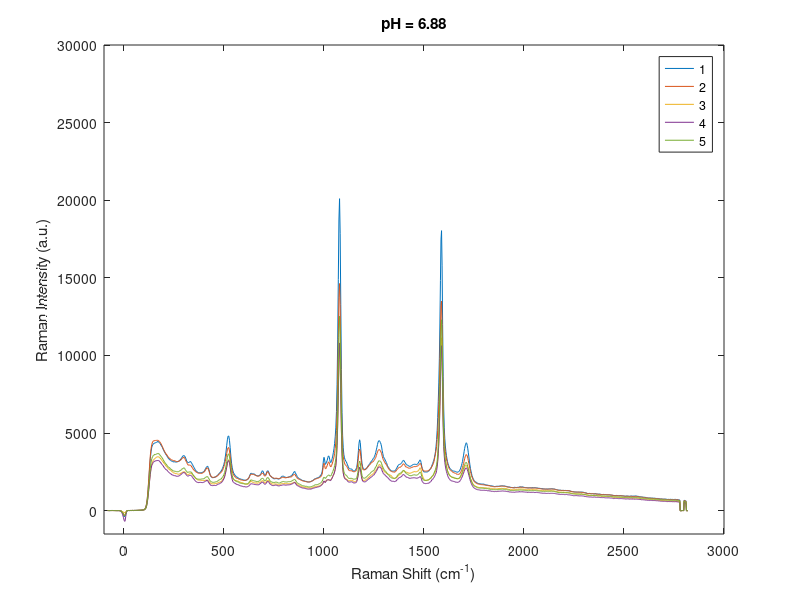
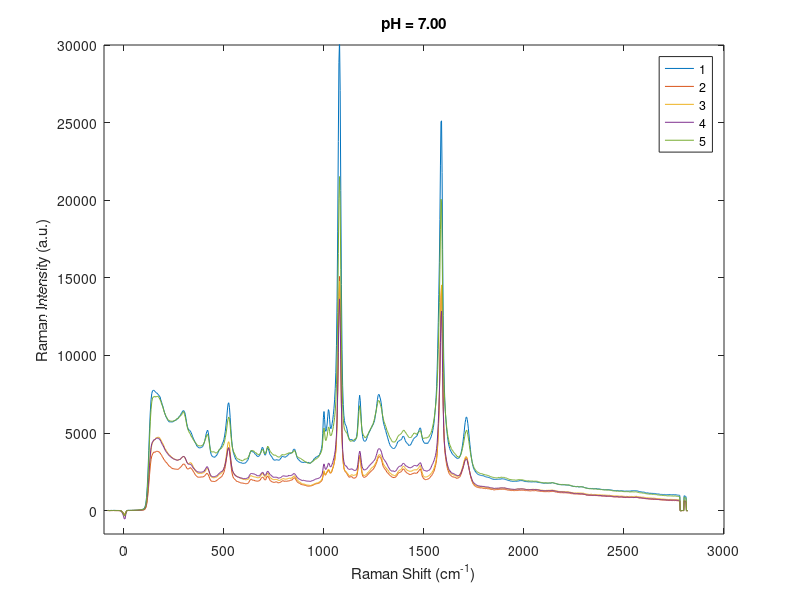
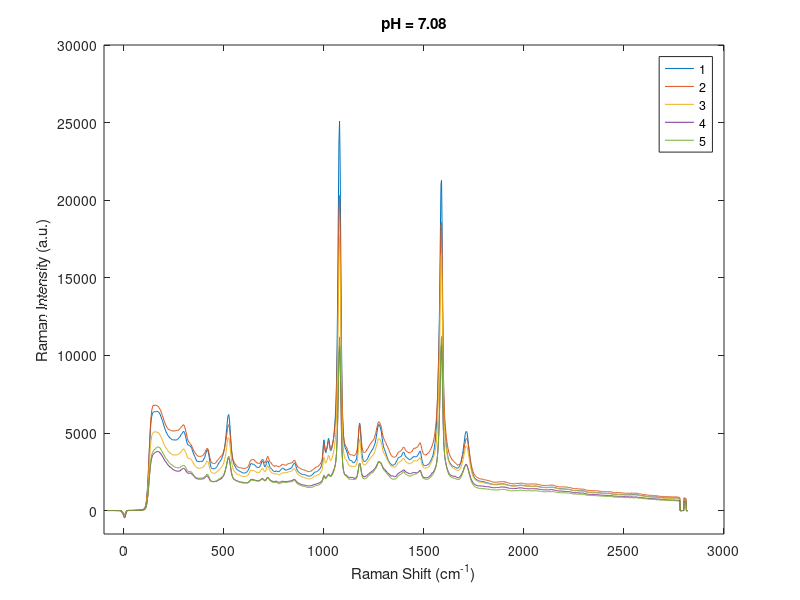
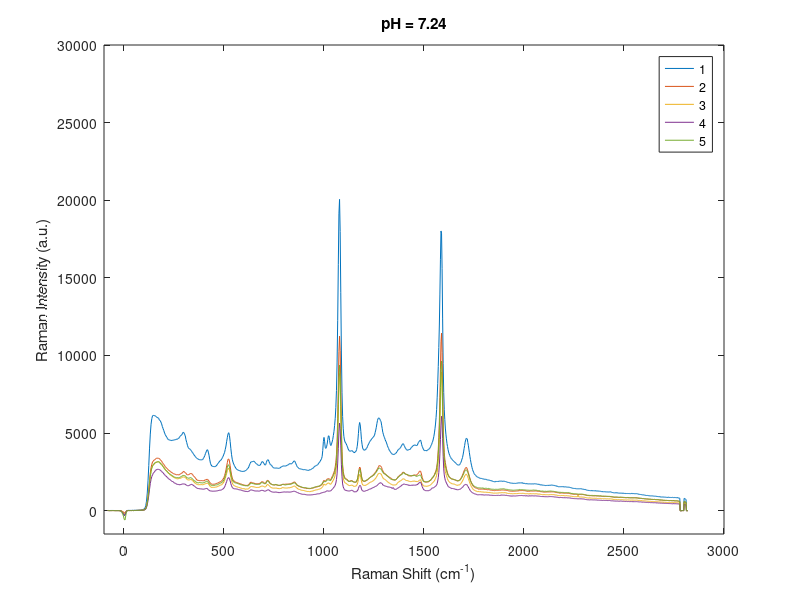

These figures' MATLAB source, in order:
clear; close all; clc
nlevels = 12;
nreps = 5;

load samples_chip1_new;
load pH2;
featurenum = size(X, 1);

X = X';
%sumup = sum(X,2);
%X = bsxfun(@rdivide,X,sumup);

for i=1:nlevels
    figure;
    plot(wav, X((i-1)*nreps+1:i*nreps,:));
    legend(['1'; '2'; '3'; '4'; '5']);
%    axis([-100 3000 -0.002 0.01]);
    axis([-100 3000 -1500 30000]);
    xlabel('Raman Shift (cm^{-1})');
    ylabel('Raman Intensity (a.u.)');
    title(num2str(pH(i*nreps), 'pH = %.2f'));
end